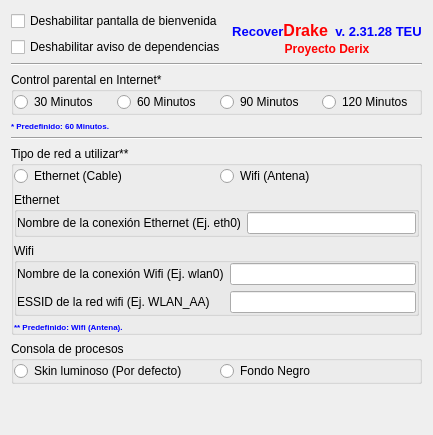
     <widget class="QWidget" name="tab_6">
      <attribute name="icon">
       <iconset resource="recoverdrake.qrc">
        <normaloff>:/Imagenes/ejecutar.png</normaloff>:/Imagenes/ejecutar.png</iconset>
      </attribute>
      <attribute name="title">
       <string>General</string>
      </attribute>
      <layout class="QGridLayout" name="gridLayout_2">
       <item row="3" column="0" colspan="2">
        <widget class="QGroupBox" name="groupBox_3">
         <property name="title">
          <string>Control parental en Internet*</string>
         </property>
         <property name="flat">
          <bool>false</bool>
         </property>
         <layout class="QGridLayout" name="gridLayout_10">
          <property name="leftMargin">
           <number>0</number>
          </property>
          <property name="topMargin">
           <number>0</number>
          </property>
          <property name="rightMargin">
           <number>0</number>
          </property>
          <property name="bottomMargin">
           <number>0</number>
          </property>
          <item row="0" column="0">
           <widget class="QRadioButton" name="radioButton_10">
            <property name="text">
             <string>30 Minutos</string>
            </property>
           </widget>
          </item>
          <item row="0" column="1">
           <widget class="QRadioButton" name="radioButton_11">
            <property name="text">
             <string>60 Minutos</string>
            </property>
           </widget>
          </item>
          <item row="0" column="2">
           <widget class="QRadioButton" name="radioButton_13">
            <property name="text">
             <string>90 Minutos</string>
            </property>
           </widget>
          </item>
          <item row="0" column="3">
           <widget class="QRadioButton" name="radioButton_12">
            <property name="text">
             <string>120 Minutos</string>
            </property>
           </widget>
          </item>
         </layout>
        </widget>
       </item>
       <item row="6" column="0" colspan="2">
        <widget class="QGroupBox" name="groupBox_8">
         <property name="title">
          <string>Tipo de red a utilizar**</string>
         </property>
         <layout class="QGridLayout" name="gridLayout_4">
          <property name="leftMargin">
           <number>0</number>
          </property>
          <property name="topMargin">
           <number>0</number>
          </property>
          <property name="rightMargin">
           <number>0</number>
          </property>
          <property name="bottomMargin">
           <number>0</number>
          </property>
          <item row="0" column="0">
           <widget class="QRadioButton" name="radioButton_14">
            <property name="text">
             <string>Ethernet (Cable)</string>
            </property>
           </widget>
          </item>
          <item row="0" column="1">
           <widget class="QRadioButton" name="radioButton_15">
            <property name="text">
             <string>Wifi (Antena)</string>
            </property>
           </widget>
          </item>
          <item row="1" column="0" colspan="2">
           <widget class="QGroupBox" name="groupBox_9">
            <property name="title">
             <string>Ethernet</string>
            </property>
            <layout class="QGridLayout" name="gridLayout_3">
             <property name="leftMargin">
              <number>0</number>
             </property>
             <property name="topMargin">
              <number>0</number>
             </property>
             <property name="rightMargin">
              <number>0</number>
             </property>
             <property name="bottomMargin">
              <number>0</number>
             </property>
             <item row="0" column="0">
              <widget class="QLabel" name="label_110">
               <property name="text">
                <string>Nombre de la conexión Ethernet (Ej. eth0)</string>
               </property>
              </widget>
             </item>
             <item row="0" column="1">
              <widget class="QLineEdit" name="lineEdit_5"/>
             </item>
            </layout>
           </widget>
          </item>
          <item row="2" column="0" colspan="2">
           <widget class="QGroupBox" name="groupBox_10">
            <property name="title">
             <string>Wifi</string>
            </property>
            <layout class="QGridLayout" name="gridLayout_5">
             <property name="leftMargin">
              <number>0</number>
             </property>
             <property name="topMargin">
              <number>0</number>
             </property>
             <property name="rightMargin">
              <number>0</number>
             </property>
             <property name="bottomMargin">
              <number>0</number>
             </property>
             <item row="0" column="0">
              <widget class="QLabel" name="label_111">
               <property name="text">
                <string>Nombre de la conexión Wifi (Ej. wlan0)</string>
               </property>
              </widget>
             </item>
             <item row="0" column="1">
              <widget class="QLineEdit" name="lineEdit_6"/>
             </item>
             <item row="1" column="0">
              <widget class="QLabel" name="label_108">
               <property name="text">
                <string>ESSID de la red wifi (Ej. WLAN_AA)</string>
               </property>
              </widget>
             </item>
             <item row="1" column="1">
              <widget class="QLineEdit" name="lineEdit_4"/>
             </item>
            </layout>
           </widget>
          </item>
          <item row="3" column="0" colspan="2">
           <widget class="QLabel" name="label_112">
            <property name="palette">
             <palette>
              <active>
               <colorrole role="Button">
                <brush brushstyle="SolidPattern">
                 <color alpha="255">
                  <red>170</red>
                  <green>170</green>
                  <blue>127</blue>
                 </color>
                </brush>
               </colorrole>
               <colorrole role="Text">
                <brush brushstyle="SolidPattern">
                 <color alpha="255">
                  <red>0</red>
                  <green>0</green>
                  <blue>255</blue>
                 </color>
                </brush>
               </colorrole>
               <colorrole role="Base">
                <brush brushstyle="SolidPattern">
                 <color alpha="255">
                  <red>170</red>
                  <green>170</green>
                  <blue>127</blue>
                 </color>
                </brush>
               </colorrole>
               <colorrole role="Window">
                <brush brushstyle="SolidPattern">
                 <color alpha="255">
                  <red>170</red>
                  <green>170</green>
                  <blue>127</blue>
                 </color>
                </brush>
               </colorrole>
              </active>
              <inactive>
               <colorrole role="Button">
                <brush brushstyle="SolidPattern">
                 <color alpha="255">
                  <red>170</red>
                  <green>170</green>
                  <blue>127</blue>
                 </color>
                </brush>
               </colorrole>
               <colorrole role="Text">
                <brush brushstyle="SolidPattern">
                 <color alpha="255">
                  <red>0</red>
                  <green>0</green>
                  <blue>255</blue>
                 </color>
                </brush>
               </colorrole>
               <colorrole role="Base">
                <brush brushstyle="SolidPattern">
                 <color alpha="255">
                  <red>170</red>
                  <green>170</green>
                  <blue>127</blue>
                 </color>
                </brush>
               </colorrole>
               <colorrole role="Window">
                <brush brushstyle="SolidPattern">
                 <color alpha="255">
                  <red>170</red>
                  <green>170</green>
                  <blue>127</blue>
                 </color>
                </brush>
               </colorrole>
              </inactive>
              <disabled>
               <colorrole role="Button">
                <brush brushstyle="SolidPattern">
                 <color alpha="255">
                  <red>170</red>
                  <green>170</green>
                  <blue>127</blue>
                 </color>
                </brush>
               </colorrole>
               <colorrole role="Text">
                <brush brushstyle="SolidPattern">
                 <color alpha="255">
                  <red>120</red>
                  <green>122</green>
                  <blue>124</blue>
                 </color>
                </brush>
               </colorrole>
               <colorrole role="Base">
                <brush brushstyle="SolidPattern">
                 <color alpha="255">
                  <red>170</red>
                  <green>170</green>
                  <blue>127</blue>
                 </color>
                </brush>
               </colorrole>
               <colorrole role="Window">
                <brush brushstyle="SolidPattern">
                 <color alpha="255">
                  <red>170</red>
                  <green>170</green>
                  <blue>127</blue>
                 </color>
                </brush>
               </colorrole>
              </disabled>
             </palette>
            </property>
            <property name="font">
             <font>
              <pointsize>6</pointsize>
              <weight>75</weight>
              <bold>true</bold>
             </font>
            </property>
            <property name="text">
             <string>&lt;!DOCTYPE HTML PUBLIC &quot;-//W3C//DTD HTML 4.0//EN&quot; &quot;http://www.w3.org/TR/REC-html40/strict.dtd&quot;&gt;
&lt;html&gt;&lt;head&gt;&lt;meta name=&quot;qrichtext&quot; content=&quot;1&quot; /&gt;&lt;style type=&quot;text/css&quot;&gt;
p, li { white-space: pre-wrap; }
&lt;/style&gt;&lt;/head&gt;&lt;body style=&quot; font-family:'Sans Serif'; font-size:6pt; font-weight:600; font-style:normal;&quot;&gt;
&lt;p style=&quot; margin-top:0px; margin-bottom:0px; margin-left:0px; margin-right:0px; -qt-block-indent:0; text-indent:0px;&quot;&gt;&lt;span style=&quot; color:#0000ff;&quot;&gt;** Predefinido: Wifi (Antena).&lt;/span&gt;&lt;/p&gt;&lt;/body&gt;&lt;/html&gt;</string>
            </property>
           </widget>
          </item>
         </layout>
         <widget class="QLabel" name="label_109">
          <property name="geometry">
           <rect>
            <x>20</x>
            <y>20</y>
            <width>171</width>
            <height>16</height>
           </rect>
          </property>
          <property name="text">
           <string/>
          </property>
         </widget>
        </widget>
       </item>
       <item row="2" column="0" colspan="2">
        <widget class="Line" name="line_7">
         <property name="orientation">
          <enum>Qt::Horizontal</enum>
         </property>
        </widget>
       </item>
       <item row="4" column="0" colspan="2">
        <widget class="QLabel" name="label_107">
         <property name="palette">
          <palette>
           <active>
            <colorrole role="Button">
             <brush brushstyle="SolidPattern">
              <color alpha="255">
               <red>170</red>
               <green>170</green>
               <blue>127</blue>
              </color>
             </brush>
            </colorrole>
            <colorrole role="Text">
             <brush brushstyle="SolidPattern">
              <color alpha="255">
               <red>0</red>
               <green>0</green>
               <blue>255</blue>
              </color>
             </brush>
            </colorrole>
            <colorrole role="Base">
             <brush brushstyle="SolidPattern">
              <color alpha="255">
               <red>170</red>
               <green>170</green>
               <blue>127</blue>
              </color>
             </brush>
            </colorrole>
            <colorrole role="Window">
             <brush brushstyle="SolidPattern">
              <color alpha="255">
               <red>170</red>
               <green>170</green>
               <blue>127</blue>
              </color>
             </brush>
            </colorrole>
           </active>
           <inactive>
            <colorrole role="Button">
             <brush brushstyle="SolidPattern">
              <color alpha="255">
               <red>170</red>
               <green>170</green>
               <blue>127</blue>
              </color>
             </brush>
            </colorrole>
            <colorrole role="Text">
             <brush brushstyle="SolidPattern">
              <color alpha="255">
               <red>0</red>
               <green>0</green>
               <blue>255</blue>
              </color>
             </brush>
            </colorrole>
            <colorrole role="Base">
             <brush brushstyle="SolidPattern">
              <color alpha="255">
               <red>170</red>
               <green>170</green>
               <blue>127</blue>
              </color>
             </brush>
            </colorrole>
            <colorrole role="Window">
             <brush brushstyle="SolidPattern">
              <color alpha="255">
               <red>170</red>
               <green>170</green>
               <blue>127</blue>
              </color>
             </brush>
            </colorrole>
           </inactive>
           <disabled>
            <colorrole role="Button">
             <brush brushstyle="SolidPattern">
              <color alpha="255">
               <red>170</red>
               <green>170</green>
               <blue>127</blue>
              </color>
             </brush>
            </colorrole>
            <colorrole role="Text">
             <brush brushstyle="SolidPattern">
              <color alpha="255">
               <red>120</red>
               <green>122</green>
               <blue>124</blue>
              </color>
             </brush>
            </colorrole>
            <colorrole role="Base">
             <brush brushstyle="SolidPattern">
              <color alpha="255">
               <red>170</red>
               <green>170</green>
               <blue>127</blue>
              </color>
             </brush>
            </colorrole>
            <colorrole role="Window">
             <brush brushstyle="SolidPattern">
              <color alpha="255">
               <red>170</red>
               <green>170</green>
               <blue>127</blue>
              </color>
             </brush>
            </colorrole>
           </disabled>
          </palette>
         </property>
         <property name="font">
          <font>
           <pointsize>6</pointsize>
           <weight>75</weight>
           <bold>true</bold>
          </font>
         </property>
         <property name="text">
          <string>&lt;!DOCTYPE HTML PUBLIC &quot;-//W3C//DTD HTML 4.0//EN&quot; &quot;http://www.w3.org/TR/REC-html40/strict.dtd&quot;&gt;
&lt;html&gt;&lt;head&gt;&lt;meta name=&quot;qrichtext&quot; content=&quot;1&quot; /&gt;&lt;style type=&quot;text/css&quot;&gt;
p, li { white-space: pre-wrap; }
&lt;/style&gt;&lt;/head&gt;&lt;body style=&quot; font-family:'Sans Serif'; font-size:6pt; font-weight:600; font-style:normal;&quot;&gt;
&lt;p style=&quot; margin-top:0px; margin-bottom:0px; margin-left:0px; margin-right:0px; -qt-block-indent:0; text-indent:0px;&quot;&gt;&lt;span style=&quot; color:#0000ff;&quot;&gt;* Predefinido: 60 Minutos.&lt;/span&gt;&lt;/p&gt;&lt;/body&gt;&lt;/html&gt;</string>
         </property>
        </widget>
       </item>
       <item row="0" column="1" rowspan="2">
        <widget class="QLabel" name="label_113">
         <property name="text">
          <string>&lt;!DOCTYPE HTML PUBLIC &quot;-//W3C//DTD HTML 4.0//EN&quot; &quot;http://www.w3.org/TR/REC-html40/strict.dtd&quot;&gt;
&lt;html&gt;&lt;head&gt;&lt;meta name=&quot;qrichtext&quot; content=&quot;1&quot; /&gt;&lt;style type=&quot;text/css&quot;&gt;
p, li { white-space: pre-wrap; }
&lt;/style&gt;&lt;/head&gt;&lt;body style=&quot; font-family:'Sans Serif'; font-size:9pt; font-weight:400; font-style:normal;&quot;&gt;
&lt;p align=&quot;center&quot; style=&quot; margin-top:0px; margin-bottom:0px; margin-left:0px; margin-right:0px; -qt-block-indent:0; text-indent:0px;&quot;&gt;&lt;span style=&quot; font-size:10pt; font-weight:600; color:#0000ff;&quot;&gt;Recover&lt;/span&gt;&lt;span style=&quot; font-size:12pt; font-weight:600; color:#ff0000;&quot;&gt;Drake&lt;/span&gt;&lt;span style=&quot; font-size:20pt; font-weight:600; color:#ff0000;&quot;&gt; &lt;/span&gt;&lt;span style=&quot; font-size:10pt; font-weight:600; color:#0000ff;&quot;&gt;v. 2.31.28 TEU&lt;/span&gt;&lt;/p&gt;
&lt;p align=&quot;center&quot; style=&quot; margin-top:0px; margin-bottom:0px; margin-left:0px; margin-right:0px; -qt-block-indent:0; text-indent:0px;&quot;&gt;&lt;span style=&quot; font-weight:600; color:#ff0000;&quot;&gt;Proyecto Derix&lt;/span&gt;&lt;/p&gt;&lt;/body&gt;&lt;/html&gt;</string>
         </property>
         <property name="alignment">
          <set>Qt::AlignRight|Qt::AlignTop|Qt::AlignTrailing</set>
         </property>
        </widget>
       </item>
       <item row="1" column="0">
        <widget class="QCheckBox" name="checkBox_3">
         <property name="text">
          <string>Deshabilitar aviso de dependencias</string>
         </property>
        </widget>
       </item>
       <item row="5" column="0" colspan="2">
        <widget class="Line" name="line_10">
         <property name="orientation">
          <enum>Qt::Horizontal</enum>
         </property>
        </widget>
       </item>
       <item row="7" column="0" colspan="2">
        <widget class="QGroupBox" name="groupBox_15">
         <property name="title">
          <string>Consola de procesos</string>
         </property>
         <layout class="QGridLayout" name="gridLayout_6">
          <property name="leftMargin">
           <number>0</number>
          </property>
          <property name="topMargin">
           <number>0</number>
          </property>
          <property name="rightMargin">
           <number>0</number>
          </property>
          <property name="bottomMargin">
           <number>0</number>
          </property>
          <item row="0" column="0">
           <widget class="QRadioButton" name="radioButton_42">
            <property name="text">
             <string>Skin luminoso (Por defecto)</string>
            </property>
           </widget>
          </item>
          <item row="0" column="1">
           <widget class="QRadioButton" name="radioButton_41">
            <property name="text">
             <string>Fondo Negro</string>
            </property>
           </widget>
          </item>
         </layout>
        </widget>
       </item>
       <item row="0" column="0">
        <widget class="QCheckBox" name="checkBox">
         <property name="text">
          <string>Deshabilitar pantalla de bienvenida</string>
         </property>
        </widget>
       </item>
       <item row="8" column="0">
        <spacer name="verticalSpacer_3">
         <property name="orientation">
          <enum>Qt::Vertical</enum>
         </property>
         <property name="sizeHint" stdset="0">
          <size>
           <width>20</width>
           <height>40</height>
          </size>
         </property>
        </spacer>
       </item>
      </layout>
     </widget>
